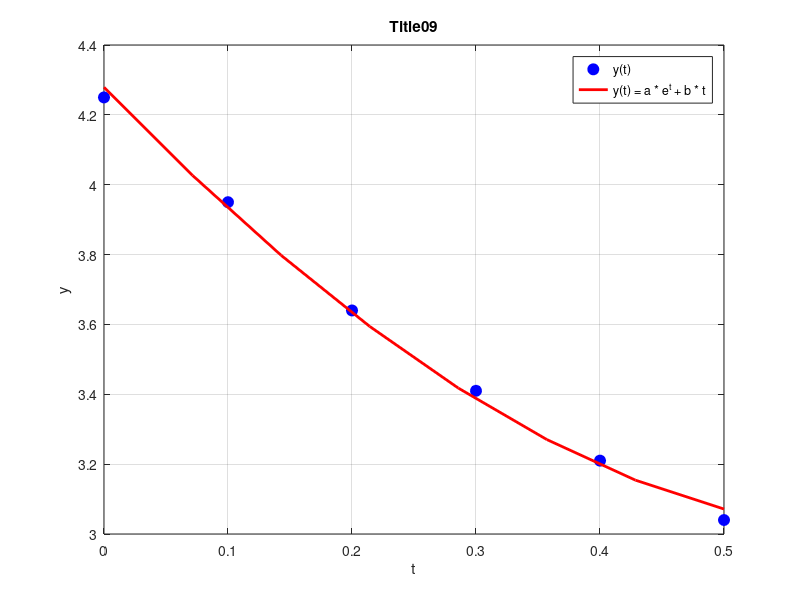

This chart was generated by the following MATLAB code:
disp("Task01")
a = [1, 2, 3, 4, 5];
b = a(end:-1:1);
disp(a);
disp(b);

disp("Task02")
a = [10, 7, 25, 4, 15, 8, 30];
b = a(mod(a, 5) == 0);
c = a(mod(a, 5) != 0);
disp(b);
disp(c);

disp("Task03")
a = [-3, 0, 5, -2, 0, 7, 8];
b = sum(a(a >= 0));
disp(b);
sum_zero = sum(a(a == 0));
disp(sum_zero);

disp("Task04")
a = [10, 20, 30, 40, 50];
m = mean(a);
a(abs(a - m) > 0.5 * m) = m;
disp(a);

disp("Task05")
result = nthroot(1953125, 9);
disp(result);

pkg load statistics;
disp("Task06")
a = [10, 20, 30, 20, 50];
m = geomean(a);
a(a == max(a)) = m;
disp(a);

disp("Task07")
input_matrix = [1, 6, -9; 12, -3, 7; 4, -15, 9];
positive_divisible_by_3 = sum(sum(input_matrix > 0 & mod(input_matrix, 3) == 0));
negative_divisible_by_3 = sum(sum(input_matrix < 0 & mod(input_matrix, 3) == 0));
disp(positive_divisible_by_3);
disp(negative_divisible_by_3);

disp("Task08")
A = [2 3 3; 4 2 3; 6 5 6];
b = [8; 7; 7];
x = A\b;
disp(x);
cond_A = cond(A);
rank_A = rank(A);
r = 1/cond(A);
disp(cond_A);
disp(rank_A);
disp(r);
x_gauss = linsolve(A, b);
disp(x_gauss);

disp("Task09")
t = [0 0.1 0.2 0.3 0.4 0.5];
y = [4.25 3.95 3.64 3.41 3.21 3.04];

A = [exp(t); t]';
b = y';

x = (A' * A) \ (A' * b);
a = x(1);
b = x(2);

figure;
plot(t, y, 'o', 'MarkerSize', 8, 'MarkerFaceColor', 'b', 'MarkerEdgeColor', 'b');
hold on;
fplot(@(t) a * exp(t) + b * t, [0, 0.5], 'r', 'LineWidth', 2);
hold off;
xlabel('t');
ylabel('y');
title('Title09');
legend('y(t)', 'y(t) = a * e^t + b * t');
grid on;

disp("Task10")
A = [4 2 3; 3 4 3];
b = [2; 2];

x = A \ b;
disp(x');

result = A * x;
disp(result');

disp("Task11")
A = [2 3 3; -2 -3 -3];
b = [8; 7];

x = linsolve(A, b);
disp(x');

result = A * x;
disp(result');

cond_A = cond(A);
rank_A = rank(A);
disp(cond_A);
disp(rank_A);

disp("Task12")
A = [2 3 3; -2 -3 -3];
b = [8; 7];

[Q, R] = qr(A);
x = R \ (Q' * b);

disp(x);

disp("Task13")
A = [4 4 5; 3 5 7; 6 5 2];

[V, D] = eig(A);

disp("Третий собственный вектор:");
disp(V(:, 3)');
disp("Соответствующее ему собственное число:");
disp(D(3, 3));























